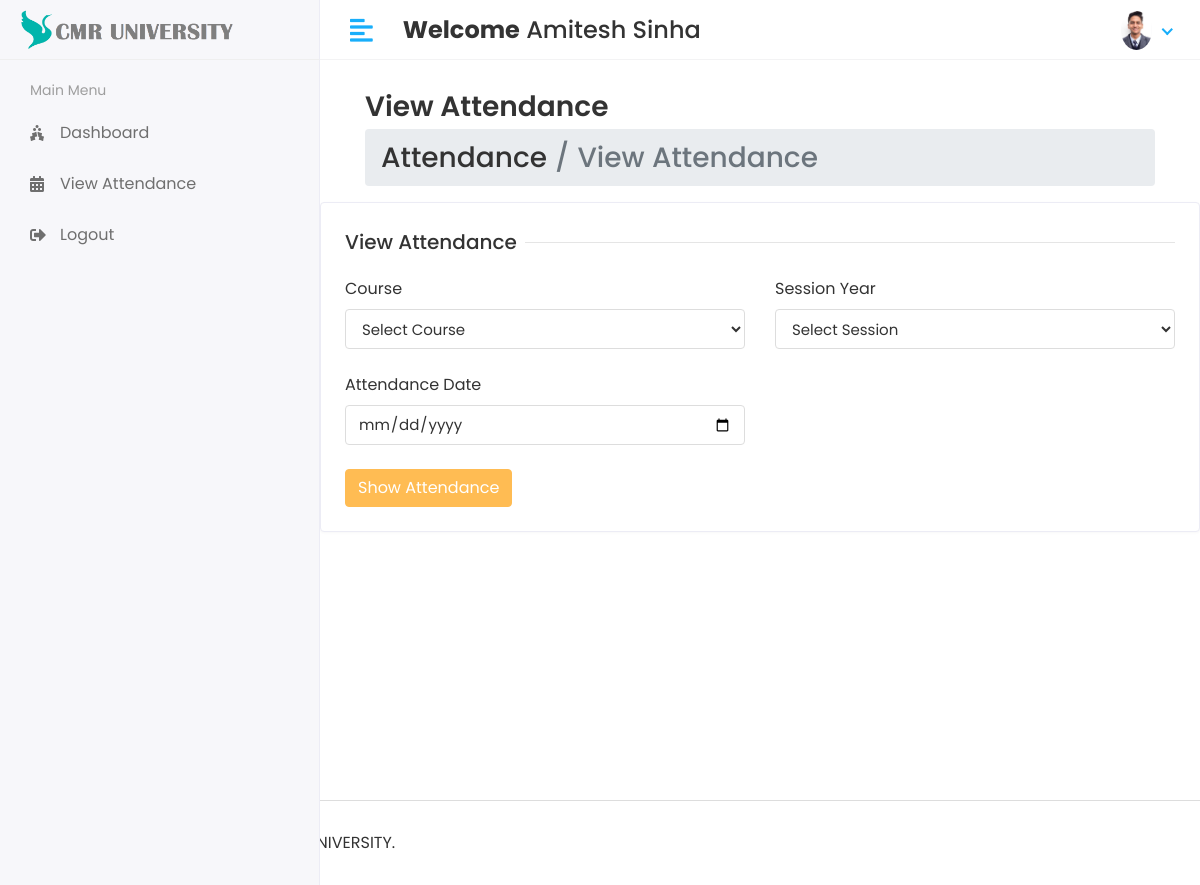
The app's page /Hod/View/Attendance (signed in) with its own data.
### app/models.py (models this page shows)
class CustomUser(AbstractUser):
    USER =(
        (1,'HOD'),
        (2,'STAFF'),
        (3,'STUDENT'),
    )
    user_type = models.CharField(choices=USER,max_length=50,default=1)
    profile_pic = models.ImageField(upload_to='media/profile_pic')

### CMR_Attendance_Module/Hod_Views.py (the view, shortened to what this page needs)
# urls.py: path('Hod/View/Attendance',Hod_Views.VIEW_ATTENDANCE,name='view_attendance'),
@login_required(login_url='/')
def VIEW_ATTENDANCE(request):
    subject = Subject.objects.all()
    session_year = Session_Year.objects.all()
    action = request.GET.get('action')
    get_subject= None
    get_session_year = None
    attendance_date = None
    attendance_report = None
    context = {
        'subject' : subject,
        'session_year' : session_year,
        'action' : action,
        'get_subject' : get_subject,
        'get_session_year': get_session_year,
        'attendance_date' : attendance_date,
        'attendance_report' : attendance_report,
    }
    return render(request, 'Hod/view_attendance.html',context)

### templates/Hod/view_attendance.html (shortened to what this page needs)
{% extends 'base.html' %}
{% block content %}
<div class="content container-fluid">
    <div class="row align-items-center">
        <div class="col">
            <h3 class="page-title"> View Attendance <h3>
                <ul class="breadcrumb">
                    <li class="breadcrumb-item"> Attendance </li>
                    <li class="breadcrumb-item active">View Attendance</li>
                </ul>
            </div>
        </div>
    </div>
</div>
{% if action is None %}
<div class="row">
    <div class="col-sm-12">
        <div class="card">
            <div class="card-body">
                <form action="?action=view_student" method="post" >
                    <div class="row">
                        <div class="col-12">
                            <h5 class="form-title"><span>View Attendance</span></h5>
                        </div>
                        <div class="col-12 col-sm-6">
                            <label>Course</label>
                            <select class="form-control" name="subject_id" required>
                               <option>Select Course</option>
                            </select>
                        </div>
                        <div class="col-12 col-sm-6">
                            <label>Session Year</label>
                            <select class="form-control" name="session_year_id" required>
                               <option>Select Session</option>
                            </select>
                        </div>
                        <div class="col-12 col-sm-6 mt-4">
                            <label>Attendance Date</label>
                            <input type="date" class="form-control" name="attendance_date" required>
                        </div>
                        <br>
                        <div class="col-12 mt-4">
                            <button type="submit" class="btn btn-primary">Show Attendance</button>
                         </div>
                        </div>
                    </div>
            </div>
        </div>
     </div>
</div>
{% endif %}
{% endblock %}

### templates/includes/header.html (shortened to what this page needs)
{% load static %}
<div class="header">
    <div class="header-left">
       <a href="index.html" class="logo">
       <img src="{% static 'assets/img/logocmr09.png' %}" alt="Logo">
       </a>
    </div>
    <a href="javascript:void(0);" id="toggle_btn">
    <i class="fas fa-align-left"></i>
    </a>
    <div class="top-nav-search mt-3">
       <h4><strong>Welcome</strong><span> {{user.first_name}} {{user.last_name}}</span></h4>
    </div>
    <ul class="nav user-menu">
       <li class="nav-item dropdown has-arrow">
          <a href="#" class="dropdown-toggle nav-link" data-toggle="dropdown">
            {% if user.profile_pic == ""  %}
                     <span class="user-img"><img class="rounded-circle" src="{% static 'assets/img/def_user.jpeg' %}" width="31" alt="Ryan Taylor"></span>
            {% else %}
                     <span class="user-img"><img class="rounded-circle" src="/{{user.profile_pic}}" width="31" alt="Ryan Taylor"></span>
            {% endif %}
          </a>
       </li>
    </ul>
 </div>

### static/assets/css/style.css (style rules this page uses)
html { height: 100%; }
body { background-color: #fff; color: #333; font-family: 'Poppins', sans-serif; font-size: 1rem; height: 100%; line-height: 1.5; overflow-x: hidden; }
h1, h2, h3, h4, h5, h6 { font-family: 'Poppins', sans-serif; margin-top: 0; }
.form-control { border: 1px solid #ddd; box-shadow: none; color: #333; font-size: 15px; height: 40px; }
a { color: #009ce7; }
input, button, a { transition: all 0.4s ease; -moz-transition: all 0.4s ease; -o-transition: all 0.4s ease; -ms-transition: all 0.4s ease; -webkit-transition: all 0.4s ease; }
input, input:focus, button, button:focus { outline: none; }
ul, ol { padding: 0px; list-style: none; }
.btn-primary { background-color: #FFBC53; border: 1px solid #FFBC53; }
.card { border: 1px solid #ececf5; box-shadow: 0 1px 3px 0 rgba(0, 0, 0, 0.03); margin-bottom: 1.875rem; }
.card-body { padding: 1.5rem; }
.header { background-color: #fff; border-bottom: 1px solid #f3f3f4; left: 0; position: fixed; right: 0; top: 0; z-index: 1001; height: 60px; }
.header .header-left { float: left; height: 60px; padding: 0 20px; position: relative; width: 320px; z-index: 1; transition: all 0.2s ease-in-out; background-color: #f7f7fa; border-bottom: 1px solid #efefef; border-right: 1px solid #ececf5; display: flex; align-items: center; }
.header .header-left .logo { display: inline-block; line-height: 60px; }
.header .header-left .logo img { max-height: 40px; width: auto; }
.header .dropdown-toggle:after { display: none; }
.header .has-arrow .dropdown-toggle:after { border-top: 0; border-left: 0; border-bottom: 2px solid #18aefa; border-right: 2px solid #18aefa; content: ''; height: 8px; display: inline-block; pointer-events: none; -webkit-transform-origin: 66% 66%; -ms-transform-origin: 66% 66%; transform-origin: 66% 66%; -webkit-transform: rotate(45deg); -ms-transform: rotate(45deg); transform: rotate(45deg); -webkit-transition: all 0.15s ease-in-out; transition: all 0.15s ease-in-out; width: 8px; vertical-align: 0px; }
.user-menu { float: right; margin: 0; position: relative; z-index: 99; padding-right: 15px; }
.user-menu.nav > li > a { color: #a0a0a0; font-size: 14px; line-height: 58px; padding: 0 15px; height: 60px; }
.user-img { margin-right: 3px; position: relative; }
.top-nav-search { float: left; margin-left: 15px; }
.page-title { font-size: 28px; font-weight: 600; color: #333; margin-bottom: 5px; }
.form-title { width: 100%; max-width: 100%; padding: 0; font-size: 1.25rem; font-weight: 500; line-height: inherit; color: #333; white-space: normal; position: relative; display: block; margin-bottom: 20px; }
.form-title:before { content: ""; position: absolute; left: 0px; right: 0px; height: 1px; top: 50%; background-color: rgba(0, 0, 0, 0.1); }
.form-title span { padding: 0px 0.5rem 0 0; background-color: #fff; display: inline-block; z-index: 2; position: relative; }
@media (min-width: 992px) { #toggle_btn { align-items: center; color: #18aefa; display: inline-flex; float: left; font-size: 26px; height: 60px; justify-content: center; margin-left: 15px; padding: 0 15px; } }

### records on screen
CustomUser: first_name "Amitesh", last_name "Sinha", profile_pic (picture)
